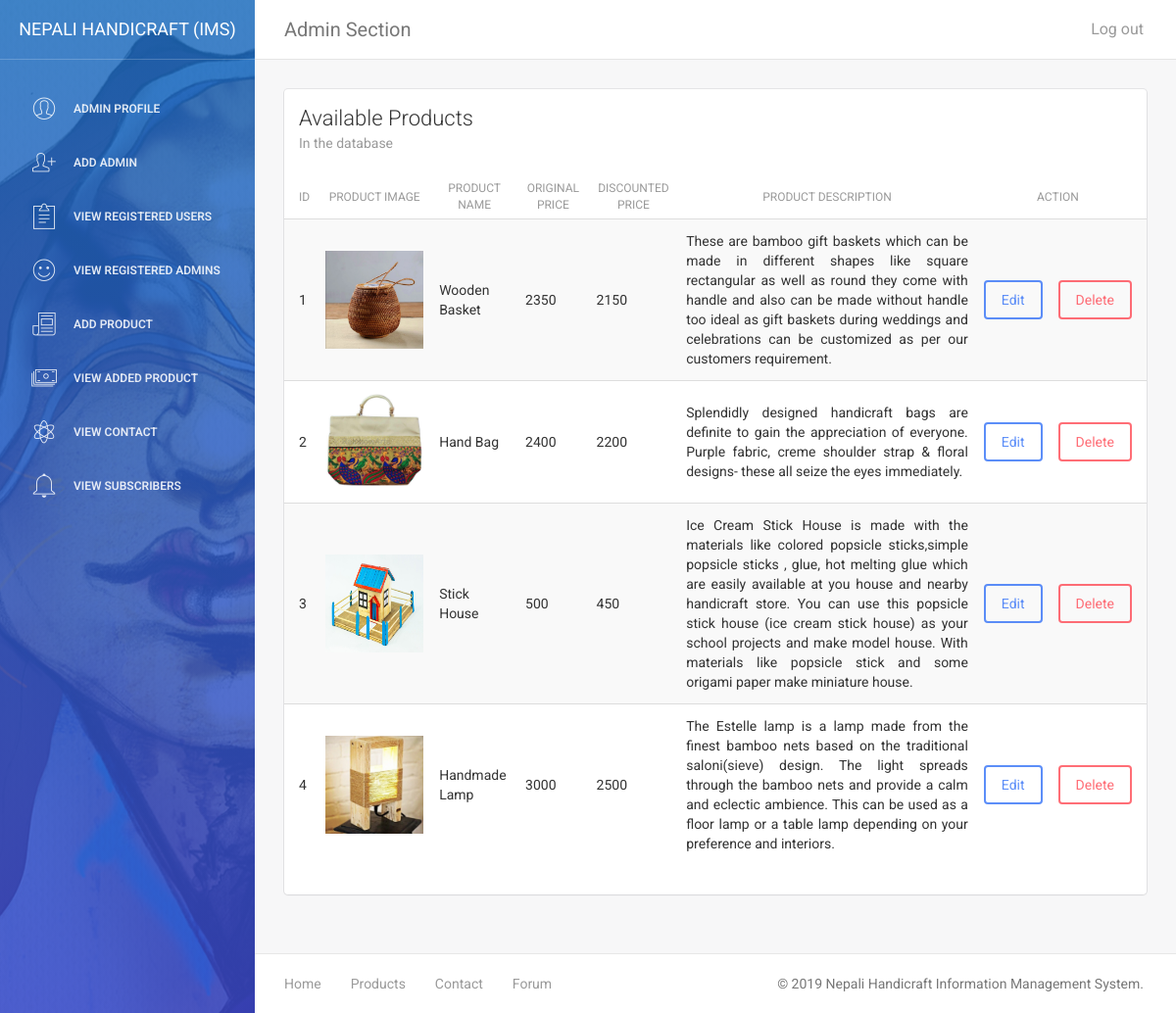
Page /admin/view-product.php (signed in) on the committed database.
### tables this page shows
CREATE TABLE `tbl_product` (
  `p_id` int(11) NOT NULL,
  `p_name` varchar(255) NOT NULL,
  `p_image` varchar(255) NOT NULL,
  `p_description` text NOT NULL,
  `p_price` double NOT NULL,
  `p_disprice` double NOT NULL
);

### includes/dbConnection.php (called while the page is built, shortened)
<?php
class Connection
{
    private $host;
    private $user;
    private $password;
    private $database;
    private $connect;
    public function __construct()
    {
        $this->host = "localhost";
        $this->user = "root";
        $this->password = "";
        $this->database = "00174648_devishbaidawarchhetri_cp";
    }
    public function getConnection()
    {
        $this->connect = new mysqli($this->host,$this->user,$this->password,$this->database);
        if($this->connect->connect_error)
        {
            die("Error :" .$this->connect->error);
        }
        else
        {
            return $this->connect;
        }
    }
    public function getData($sql)
    {
        $data = [];
        $result = $this->connect->query($sql);
        if($result->num_rows > 0)
        {
            while($row = $result->fetch_assoc())
            {
                $data[] = $row;
            }
        }
        else
        {
            echo "No data found";
        }
        return $data;
    }
}

### classes/product.class.php (called while the page is built, shortened)
<?php
require ("../includes/dbConnection.php") ;
Class Product{
    private $connect;
    function __construct(){
        $this->connect = new Connection();
    }
    public function selectAddedProduct(){
        return $this->connect->getData("SELECT * FROM `tbl_product`");
    }
}
?>

### admin/view-product.php (the view, shortened to what this page needs)
<?php
    require '../classes/product.class.php';
    $product = new Product();
    $data = $product->selectAddedProduct();
?>
<!doctype html>
<html lang="en">
<head>
    <link href="assets/css/bootstrap.min.css" rel="stylesheet" />
    <link href="assets/css/animate.min.css" rel="stylesheet"/>
    <link href="assets/css/light-bootstrap-dashboard.css?v=1.4.0" rel="stylesheet"/>
    <link href="assets/css/demo.css" rel="stylesheet" />
    <link href="http://maxcdn.bootstrapcdn.com/font-awesome/4.2.0/css/font-awesome.min.css" rel="stylesheet">
    <link href="assets/css/pe-icon-7-stroke.css" rel="stylesheet" />
</head>
<body>
<div class="wrapper">
    <?php include 'admin-sidebar.php'; ?>
    <div class="main-panel">
		<?php include 'admin-nav.php'; ?>
        <div class="content">
            <div class="container-fluid">
                <div class="row">
                    <div class="col-md-12">
                        <div class="card">
                            <div class="header">
                                <h4 class="title">Available Products</h4>
                                <p class="category">In the database</p>
                            </div>
                            <div class="content table-responsive table-full-width">
                                <table class="table table-hover table-striped">
                                    <thead>
                                        <th>ID</th>
                                    	<th>Product Image</th>
                                    	<th>Product Name</th>
                                    	<th>Original Price</th>
                                        <th>Discounted Price</th>
                                        <th>Product Description</th>
                                        <th colspan="2">Action</th>
                                    </thead>
                                    <tbody>
                                    <?php foreach ($data as $details) { ?>
                                        <tr>
                                        	<td><?php echo $details['p_id']; ?></td>
                                            <td><img src="../images/product-images/<?php echo $details['p_image']; ?>" style="width:100px; height:100px;"></td>
                                            <td><?php echo $details['p_name']; ?></td>
                                            <td><?php echo $details['p_price']; ?></td>
                                            <td><?php echo $details['p_disprice']; ?></td>
                                            <td><?php echo $details['p_description']; ?></td>
                                            <td><a href="update-product.php?edit=<?php echo $details['p_id']; ?>" class="btn btn-primary">Edit</a></td>
								            <td><a href="../actions/deleteProduct-action.php?delete=<?php echo $details['p_id']; ?>" class="btn btn-danger" onclick="Javascript: return confirm('Are you sure you want to delete?');" name="productDelete">Delete</a></td>
                                        </tr>
                                    <?php } ?>
                                    </tbody>
                                </table>
                            </div>
                        </div>
                    </div>
                </div>
            </div>
        </div>
        <?php include 'admin-footer.php'; ?>
    </div>
</div>
</body>
</html>

### admin/view-product.php (style rules this page uses)
th { text-align: center; }
td { text-align: justify; }

### rows in the picture
tbl_product: p_id "1", p_image (picture), p_name "Wooden Basket", p_price "2350", p_disprice "2150", p_description "These are bamboo gift baskets which can be made in different shapes like square rectangular as well as round they come with handle and also can be made without handle too ideal as gift baskets during weddings and celebrations can be customized as per our customers requirement."
tbl_product: p_id "2", p_image (picture), p_name "Hand Bag", p_price "2400", p_disprice "2200", p_description "Splendidly designed handicraft bags are definite to gain the appreciation of everyone. Purple fabric, creme shoulder strap & floral designs- these all seize the eyes immediately."
tbl_product: p_id "3", p_image (picture), p_name "Stick House", p_price "500", p_disprice "450", p_description "Ice Cream Stick House is made with the materials like colored popsicle sticks,simple popsicle sticks , glue, hot melting glue which are easily available at you house and nearby handicraft store. You can use this popsicle stick house (ice cream stick house) as your school projects and make model house. With materials like popsicle stick and some origami paper make miniature house."
tbl_product: p_id "4", p_image (picture), p_name "Handmade Lamp", p_price "3000", p_disprice "2500", p_description "The Estelle lamp is a lamp made from the finest bamboo nets based on the traditional saloni(sieve) design. The light spreads through the bamboo nets and provide a calm and eclectic ambience. This can be used as a floor lamp or a table lamp depending on your preference and interiors."
